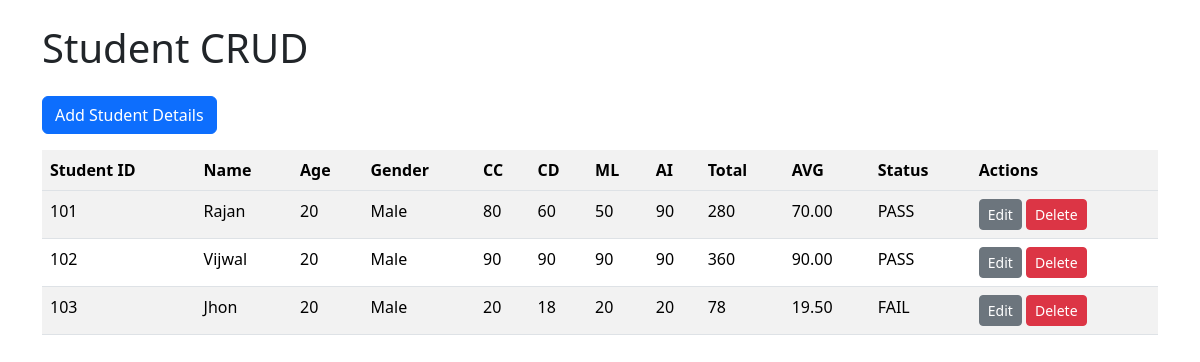
The page / on the database its author committed.
### 5_std_crud_opr.py (models this page shows, shortened)
class Student(db.Model):
	id = db.Column(db.Integer, primary_key=True)
	student_id = db.Column(db.String(50), unique=True, nullable=False)
	name = db.Column(db.String(120), nullable=False)
	age = db.Column(db.Integer, nullable=False)
	gender = db.Column(db.String(20), nullable=True)
	subject1 = db.Column(db.Integer, nullable=True)
	subject2 = db.Column(db.Integer, nullable=True)
	subject_cc = db.Column(db.Integer, nullable=True)
	subject_cd = db.Column(db.Integer, nullable=True)
	subject_ml = db.Column(db.Integer, nullable=True)
	subject_ai = db.Column(db.Integer, nullable=True)
	total = db.Column(db.Integer, nullable=True)
	percentage = db.Column(db.Float, nullable=True)
	status = db.Column(db.String(10), nullable=True)

### 5_std_crud_opr.py (the view)
@app.route('/')
def index():
	students = Student.query.order_by(Student.id).all()
	return render_template('students.html', students=students)

### templates/students.html (shortened to what this page needs)
{% extends 'base.html' %}
{% block content %}
<p><a class="btn btn-primary" href="{{ url_for('add') }}">Add Student Details</a></p>
<table class="table table-striped">
    <tr>
      <th>Student ID</th>
      <th>Name</th>
      <th>Age</th>
      <th>Gender</th>
      <th>CC</th>
      <th>CD</th>
      <th>ML</th>
      <th>AI</th>
      <th>Total</th>
      <th>AVG</th>
      <th>Status</th>
      <th>Actions</th>
    </tr>
  <tbody>
    {% for s in students %}
    <tr>
      <td>{{ s.student_id }}</td>
      <td>{{ s.name }}</td>
      <td>{{ s.age }}</td>
      <td>{{ s.gender }}</td>
      <td>{{ s.subject_cc }}</td>
      <td>{{ s.subject_cd }}</td>
      <td>{{ s.subject_ml }}</td>
      <td>{{ s.subject_ai }}</td>
      <td>{{ s.total }}</td>
      <td>{{ '%.2f'|format(s.percentage) if s.percentage is not none else '' }}</td>
      <td>{{ s.status }}</td>
      <td>
        <a class="btn btn-sm btn-secondary" href="{{ url_for('edit', student_id=s.student_id) }}">Edit</a>
        <form style="display:inline" method="post" action="{{ url_for('delete', student_id=s.student_id) }}" onsubmit="return confirm('Delete student?');">
          <button class="btn btn-sm btn-danger" type="submit">Delete</button>
        </form>
      </td>
    </tr>
    {% else %}
    <tr><td colspan="12">No students yet.</td></tr>
    {% endfor %}
  </tbody>
</table>
{% endblock %}

### templates/base.html (shortened to what this page needs)
<!doctype html>
<html lang="en">
<head>
  <link href="https://cdn.jsdelivr.net/npm/bootstrap@5.3.2/dist/css/bootstrap.min.css" rel="stylesheet">
</head>
<body>
  <div class="container py-4">
    <h1 class="mb-4">{% block header %}Student CRUD{% endblock %}</h1>
    {% block content %}{% endblock %}
  </div>
</body>
</html>

### rows shown on the page
Student: student_id "101", name "Rajan", age "20", gender "Male", subject_cc "80", subject_cd "60", subject_ml "50", subject_ai "90", total "280", percentage "70.00", status "PASS"
Student: student_id "102", name "Vijwal", age "20", gender "Male", subject_cc "90", subject_cd "90", subject_ml "90", subject_ai "90", total "360", percentage "90.00", status "PASS"
Student: student_id "103", name "Jhon", age "20", gender "Male", subject_cc "20", subject_cd "18", subject_ml "20", subject_ai "20", total "78", percentage "19.50", status "FAIL"
